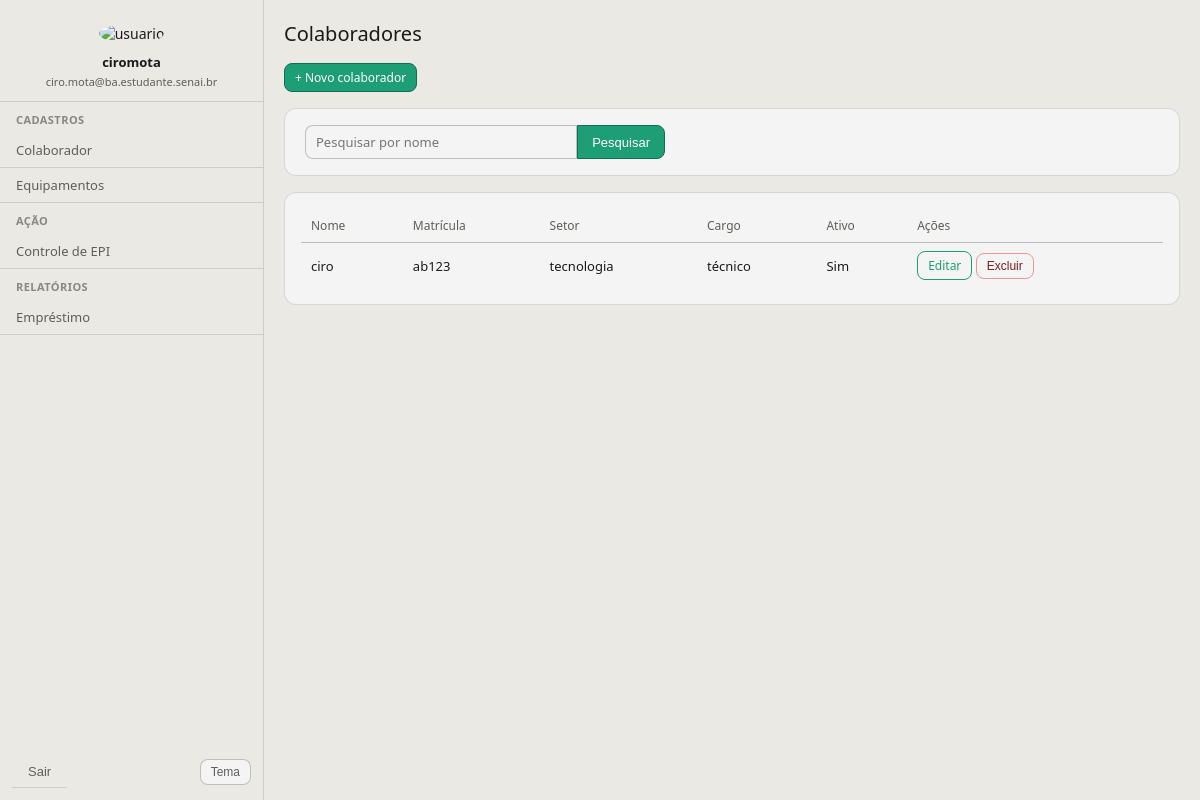
Page / (signed in) on the earlier database version.
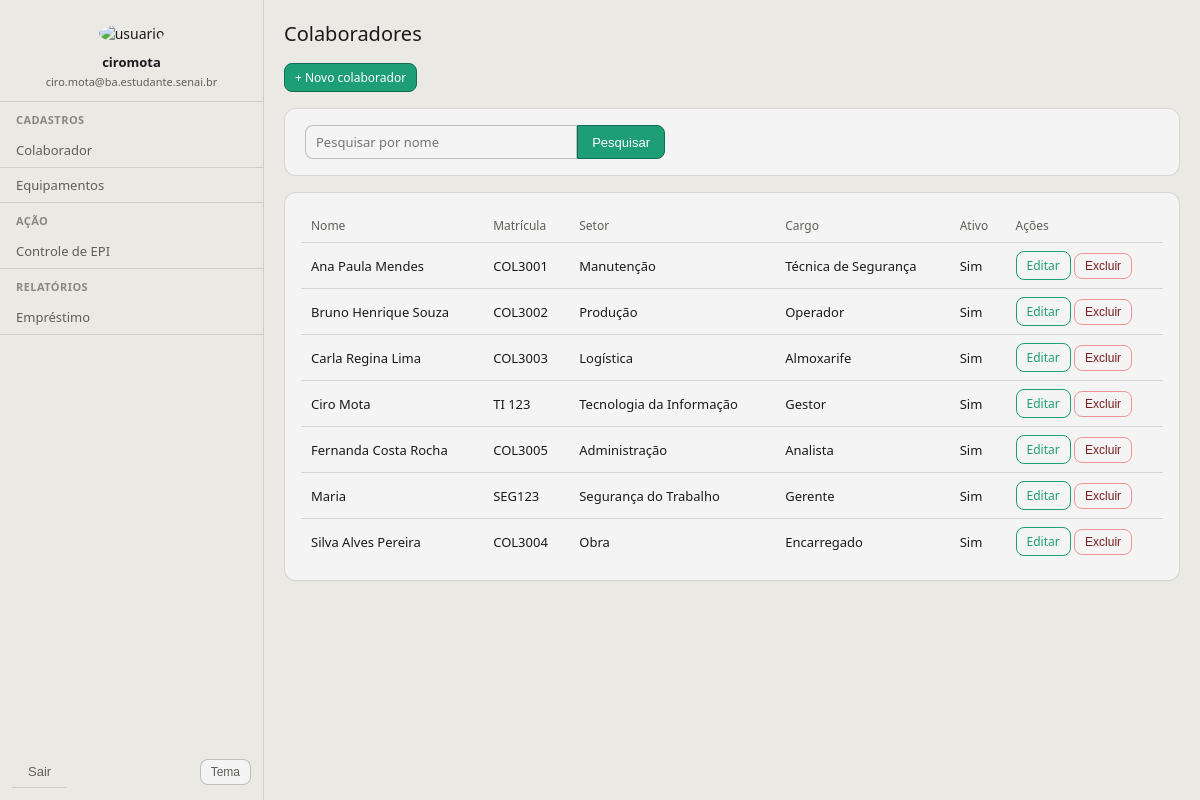
Same page on the later database version.
### colaboradores/models.py (models this page shows, shortened)
class Colaborador(models.Model):
    nome = models.CharField(max_length=120)
    matricula = models.CharField(max_length=30, unique=True)
    setor = models.CharField(max_length=80)
    cargo = models.CharField(max_length=80)
    ativo = models.BooleanField(default=True)
    class Meta:
        ordering = ["nome"]

### colaboradores/views.py (the view)
# urls.py: path("", ColaboradorListView.as_view(), name="lista"),
class ColaboradorListView(LoginRequiredMixin, ListView):
    model = Colaborador
    template_name = "partials/colaborador_list.html"
    context_object_name = "colaboradores"
    login_url = reverse_lazy("colaboradores:login")
    def get_queryset(self):
        queryset = super().get_queryset()
        pesquisa = self.request.GET.get("q", "").strip()
        if pesquisa:
            queryset = queryset.filter(nome__icontains=pesquisa)
        self.pesquisa = pesquisa
        return queryset
    def get_context_data(self, **kwargs):
        context = super().get_context_data(**kwargs)
        context["pesquisa"] = getattr(self, "pesquisa", "")
        return context

### templates/partials/colaborador_list.html (shortened to what this page needs)
{% extends 'global/base.html' %}
{% block content %}
<h1>Colaboradores</h1>
<div style="margin-bottom: 16px">
  <a class="btn btn-primary btn-sm" href="{% url 'colaboradores:cadastrar' %}">+ Novo colaborador</a>
</div>
<div class="card">
  <form id="colaborador-search-form" method="get" style="padding: 16px 20px">
    <div style="display: flex; gap: 0; max-width: 360px">
      <input id="colaborador-search-input" type="search" name="q" placeholder="Pesquisar por nome" value="{{ request.GET.q }}" style="flex: 1; border-radius: 8px 0 0 8px">
      <button class="btn btn-primary" type="submit" style="border-radius: 0 8px 8px 0; margin-right: 0">Pesquisar</button>
    </div>
  </form>
</div>
<div class="card">
  <div style="overflow-x: auto; padding: 0 16px 16px 16px; margin-top: 16px">
    <table id="colaborador-table">
      <thead>
        <tr>
          <th>Nome</th>
          <th>Matrícula</th>
          <th>Setor</th>
          <th>Cargo</th>
          <th>Ativo</th>
          <th>Ações</th>
        </tr>
      </thead>
      <tbody>
        {% for colaborador in colaboradores %}
          <tr>
            <td>{{ colaborador.nome }}</td>
            <td>{{ colaborador.matricula }}</td>
            <td>{{ colaborador.setor }}</td>
            <td>{{ colaborador.cargo }}</td>
            <td>{% if colaborador.ativo %}Sim{% else %}Não{% endif %}</td>
            <td style="white-space:nowrap">
              <a class="btn btn-sm btn-outline-primary" href="{% url 'colaboradores:editar' colaborador.pk %}">Editar</a>
              <button
                type="button"
                class="btn btn-sm btn-outline-danger js-delete"
                data-url="{% url 'colaboradores:excluir' colaborador.pk %}"
                data-name="{{ colaborador.nome|escape }}"
              >Excluir</button>
            </td>
          </tr>
        {% empty %}
          <tr>
            <td colspan="6" style="text-align: center; color: var(--color-text-secondary)">Nenhum colaborador cadastrado.</td>
          </tr>
        {% endfor %}
      </tbody>
    </table>
  </div>
</div>
  {% endblock %}

### templates/global/base.html (shortened to what this page needs)
{% load static %}
<!doctype html>
<html lang="pt-br">
<head>
    <link rel="stylesheet" href="{% static 'css/styles.css' %}">
</head>
<body>
{% if user.is_authenticated %}
  <div class="main-container">
      <div class="sidebar">
          <div class="user-card">
              <img src="{% static 'colaboradores/img/ciromota.png' %}" alt="usuario">
              <div class="user-name">{{ user.get_full_name|default:user.username }}</div>
              <div class="user-email">{{ user.email|default:"" }}</div>
          </div>
          <div class="sidebar-header">Cadastros</div>
          <a href="{% url 'colaboradores:lista' %}" class="list-group-item">Colaborador</a>
          <a href="{% url 'colaboradores:equipamento_lista' %}" class="list-group-item">Equipamentos</a>
          <div class="sidebar-header">Ação</div>
          <a href="{% url 'colaboradores:emprestimo_lista' %}" class="list-group-item">Controle de EPI</a>
          <div class="sidebar-header">Relatórios</div>
          <a href="{% url 'colaboradores:emprestimo_relatorios' %}" class="list-group-item">Empréstimo</a>
          <div style="margin-top: auto; padding-top: 12px">
            <div class="sidebar-footer-actions">
              <form method="post" action="{% url 'colaboradores:logout' %}" style="margin: 0">
                <button type="submit" class="list-group-item sidebar-logout">Sair</button>
              </form>
              <button type="button" id="theme-toggle" class="btn btn-outline-secondary btn-sm sidebar-theme-toggle" aria-label="Alternar tema">Tema</button>
            </div>
          </div>
      </div>
      <div class="content-area">
{% else %}
  <div class="content-area" style="min-height: 100vh; display: flex; align-items: center; justify-content: center;">
    <div style="width: 100%; max-width: 420px;">
{% endif %}
{% block content %}{% endblock %}
{% if user.is_authenticated %}
      </div>
  </div>
{% else %}
    </div>
  </div>
{% endif %}
</body>
</html>

Differences in the rows shown:
added Colaborador: nome "Ana Paula Mendes", matricula "COL3001", setor "Manutenção", cargo "Técnica de Segurança", ativo "Sim"
added Colaborador: nome "Bruno Henrique Souza", matricula "COL3002", setor "Produção", cargo "Operador", ativo "Sim"
added Colaborador: nome "Carla Regina Lima", matricula "COL3003", setor "Logística", cargo "Almoxarife", ativo "Sim"
changed Colaborador: nome "ciro" → "Ciro Mota"; matricula "ab123" → "TI 123"; setor "tecnologia" → "Tecnologia da Informação"; cargo "técnico" → "Gestor"
added Colaborador: nome "Fernanda Costa Rocha", matricula "COL3005", setor "Administração", cargo "Analista", ativo "Sim"
added Colaborador: nome "Maria", matricula "SEG123", setor "Segurança do Trabalho", cargo "Gerente", ativo "Sim"
added Colaborador: nome "Silva Alves Pereira", matricula "COL3004", setor "Obra", cargo "Encarregado", ativo "Sim"
